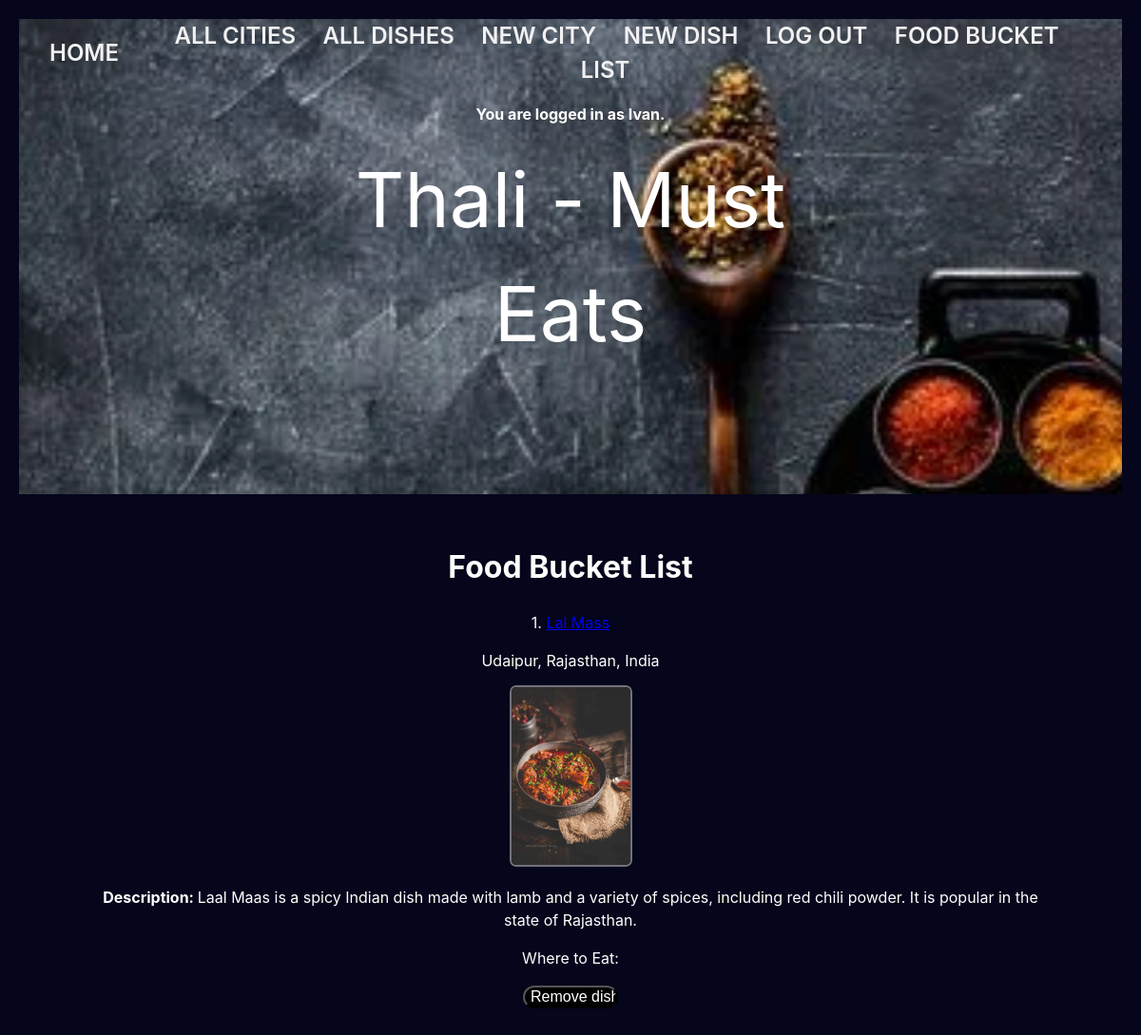
Page /favorites_list (signed in) on the committed database.
### thali_app/models.py (models this page shows, shortened)
class User(UserMixin, db.Model):
    id = db.Column(db.Integer, primary_key=True)
    username = db.Column(db.String(80), nullable=False)
    password = db.Column(db.String(80), nullable=False)
    favorites_list_user = db.relationship(
        'Dish', secondary='user_favorites_list', back_populates='favorites_list_dishes')

class Dish(db.Model):
    id = db.Column(db.Integer, primary_key=True)
    name = db.Column(db.String(80), nullable=False)
    short_desc = db.Column(db.String(500), nullable=False)
    photo_url = db.Column(URLType)
    where_to_eat = db.Column(db.String(80), nullable=False)
    category = db.Column(db.Enum(FoodCategory), default=FoodCategory.OTHER)
    rating = db.Column(db.Float, default=0)
    ratings = db.relationship('Rating', backref='dish')
    city_id = db.Column(
        db.Integer, db.ForeignKey('city.id'), nullable=False)
    city = db.relationship('City', back_populates='dishes')
    state = db.relationship('City', back_populates='dishes')
    country = db.relationship('City', back_populates='dishes')
    created_by_id = db.Column(db.Integer, db.ForeignKey('user.id'))
    created_by = db.relationship('User')
    favorites_list_dishes = db.relationship(
        'User', secondary='user_favorites_list', back_populates='favorites_list_user')

class City(db.Model):
    id = db.Column(db.Integer, primary_key=True)
    name = db.Column(db.String(80), nullable=False)
    state = db.Column(db.String(80), nullable=False)
    region = db.Column(db.String(80), nullable=False)
    country = db.Column(db.String(80), nullable=False)
    short_desc = db.Column(db.String(1000), nullable=False)
    photo_url = db.Column(URLType)
    dishes = db.relationship('Dish', back_populates='city')
    created_by_id = db.Column(db.Integer, db.ForeignKey('user.id'))
    created_by = db.relationship('User')
    def __str__(self):
        return f"{self.name}, {self.state}, {self.country}"

### thali_app/main/routes.py (the view)
@main.route('/favorites_list')
@login_required
def favorites_list():
    favorites_list = current_user.favorites_list_user
    return render_template('favorites_list.html', favorites_list=favorites_list)

### thali_app/extensions.py (called while the page is built)
@login_manager.user_loader
def load_user(user_id):
    return User.query.get(user_id)

### thali_app/templates/favorites_list.html
{% extends 'base.html' %}
{% block content %}
<h1>Food Bucket List</h1>
    {% for dish in favorites_list %}
        <div class="favorites-list">
            <p>{{ loop.index }}. <a href="/dish/{{ dish.id }}">{{ dish.name }}</a></p>
            <p>{{ dish.city  }}</p>
            <a href="/dish/{{ dish.id }}"><img src="{{ dish.photo_url }}" width="125px" height="125px"></a>
            <p><strong>Description: </strong>{{ dish.short_desc}}</p>
            <p>Where to Eat: {{ where_to_eat }}</p>
            <form action="/remove_from_favorites_list/{{ dish.id }}" method="post">
                <input type="submit" value="Remove dish"/>
            </form>
        </div>
    {% endfor %}
{% endblock %}

### thali_app/templates/base.html (shortened to what this page needs)
<!DOCTYPE html>
<html>
    <head>
        <link rel="stylesheet" href="/static/style.css">
    </head>
    <body>
        <div class="page-header">
            <header>Thali - Must Eats</header>
            <nav>
                <a href="/">Home</a>
                <div>
                    {% if current_user.is_authenticated %}
                        <a href="/">All Cities</a>
                        <a href="/all_dishes">All Dishes</a>
                        <a href="/new_city">New City</a>
                        <a href="/new_dish">New Dish</a>
                        <a href="/logout">Log Out</a>
                        <a href="/favorites_list">Food Bucket List</a>
                    {% else %}
                    <!-- Only show these links if the current user is NOT
                        authenticated (logged in)! -->
                        <a href="/signup">Sign Up</a>
                        <a href="/login">Log In</a>
                    {% endif %}
                </div>
            </nav>
            {% if current_user.is_authenticated %}
                <p><b>You are logged in as {{ current_user.username }}.</b></p>
            {% endif %}
        </div>
        <div id="content">
            {% block content %}{% endblock %}
        </div>
    </body>
</html>

### thali_app/static/style.css (style rules this page uses)
#content { width: 100%; padding: 20px; font-size: medium; }
body { font-family: -apple-system, BlinkMacSystemFont, 'Segoe UI', 'Roboto', 'Oxygen', 'Ubuntu', 'Cantarell', 'Fira Sans', 'Droid Sans', 'Helvetica Neue', sans-serif; -webkit-font-smoothing: antialiased; -moz-osx-font-smoothing: grayscale; line-height: 1.5; margin: 0; padding: 20px; text-align: center; background-color: rgb(5, 5, 27); color: white; }
.page-header { background-image: url('/static/img/background-spice.jpg'); background-size: cover; background-position: center center; background-attachment: fixed; height: 500px; position: relative; color: #fff; }
.page-header::after { position: absolute; top: 0; left: 0; width: 100%; height: 100%; background-color: rgba(0, 0, 0, 0.4); }
.page-header header { position: absolute; top: 50%; left: 50%; transform: translate(-50%, -50%); text-align: center; color: white; z-index: 1; font-size: 5rem; }
nav { display: flex; justify-content: space-between; align-items: center; padding: 0 2rem; }
nav a { color: rgb(242, 241, 242); font-size: 1.5rem; font-weight: 600; margin-right: 1.5rem; text-decoration: none; text-transform: uppercase; }
#content { max-width: 1000px; margin: 0 auto; padding: 2rem; }
img { flex: 1; position: relative; max-width: 100%; text-align: center; border-radius: 5px; border-color: black; box-shadow: 0 0 0 2px rgba(223, 221, 221, 0.5); height: auto; }
input[type=submit] { width: 100px; align-self: flex-end; background-color:black; border-radius: 1em; color:white; font-size: 1em; padding: 1.7 em; }

### rows in the picture
User: username "Ivan"
Dish: name "Lal Mass", city "Udaipur, Rajasthan, India", photo_url (picture), short_desc "Laal Maas is a spicy Indian dish made with lamb and a variety of spices, including red chili powder. It is popular in the state of Rajasthan."
